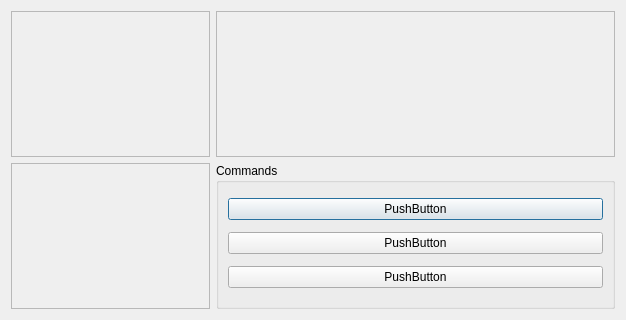
<?xml version="1.0" encoding="UTF-8"?>
<ui version="4.0">
 <class>QtTestConceptMapWidgetDialog</class>
 <widget class="QDialog" name="QtTestConceptMapWidgetDialog">
  <property name="geometry">
   <rect>
    <x>0</x>
    <y>0</y>
    <width>626</width>
    <height>320</height>
   </rect>
  </property>
  <property name="windowTitle">
   <string>Dialog</string>
  </property>
  <layout class="QGridLayout" name="gridLayout">
   <item row="0" column="0">
    <widget class="QFrame" name="frame_2">
     <property name="frameShape">
      <enum>QFrame::StyledPanel</enum>
     </property>
     <property name="frameShadow">
      <enum>QFrame::Raised</enum>
     </property>
    </widget>
   </item>
   <item row="0" column="1" colspan="2">
    <widget class="QFrame" name="frame">
     <property name="sizePolicy">
      <sizepolicy hsizetype="MinimumExpanding" vsizetype="Preferred">
       <horstretch>0</horstretch>
       <verstretch>0</verstretch>
      </sizepolicy>
     </property>
     <property name="frameShape">
      <enum>QFrame::StyledPanel</enum>
     </property>
     <property name="frameShadow">
      <enum>QFrame::Raised</enum>
     </property>
    </widget>
   </item>
   <item row="1" column="0">
    <widget class="QFrame" name="frame_3">
     <property name="frameShape">
      <enum>QFrame::StyledPanel</enum>
     </property>
     <property name="frameShadow">
      <enum>QFrame::Raised</enum>
     </property>
    </widget>
   </item>
   <item row="1" column="1" colspan="2">
    <widget class="QGroupBox" name="groupBox">
     <property name="title">
      <string>Commands</string>
     </property>
     <layout class="QVBoxLayout" name="verticalLayout">
      <item>
       <widget class="QPushButton" name="pushButton_2">
        <property name="text">
         <string>PushButton</string>
        </property>
       </widget>
      </item>
      <item>
       <widget class="QPushButton" name="pushButton_3">
        <property name="text">
         <string>PushButton</string>
        </property>
       </widget>
      </item>
      <item>
       <widget class="QPushButton" name="pushButton">
        <property name="text">
         <string>PushButton</string>
        </property>
       </widget>
      </item>
     </layout>
    </widget>
   </item>
  </layout>
 </widget>
 <resources/>
 <connections/>
</ui>
